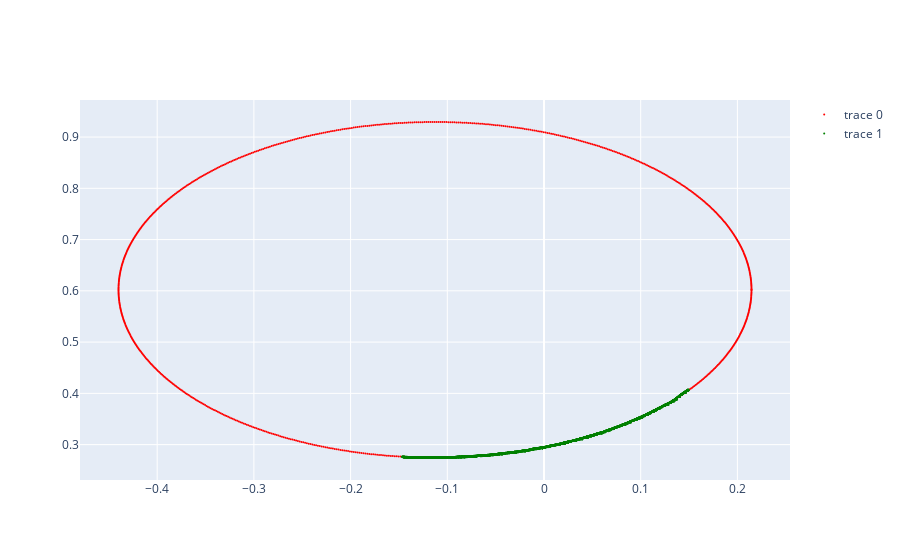

This figure's notebook cell:
### Code cell
import plotly.graph_objects as go

# Plot circle
angles = np.linspace(0, 2*np.pi, 1000)
circle_x = - params[2] * np.cos(angles) + params[0]
circle_z = - params[2] * np.sin(angles) + params[1]

data = [
    go.Scatter(x=circle_x, y=circle_z, mode="markers", marker=dict(size=2, color="red")),
    go.Scatter(x=groove_df.x, y=groove_df.z, mode="markers", marker=dict(size=2, color="green"))
]
fig = go.Figure(data)
fig.show()

### Figure 1 — Plotly figure (JSON) as saved in the notebook; plotly's stock layout.template omitted (floating-point values rounded to 4 significant figures; data arrays with more than 128 entries replaced by an {"elided": "..."} marker saying what was removed)
{"data": [{"marker": {"color": "red", "size": 2}, "mode": "markers", "type": "scatter", "x": {"elided": "1000 float values"}, "y": {"elided": "1000 float values"}}, {"marker": {"color": "green", "size": 2}, "mode": "markers", "type": "scatter", "x": {"elided": "5835 float values"}, "y": {"elided": "5835 float values"}}], "layout": {}}
